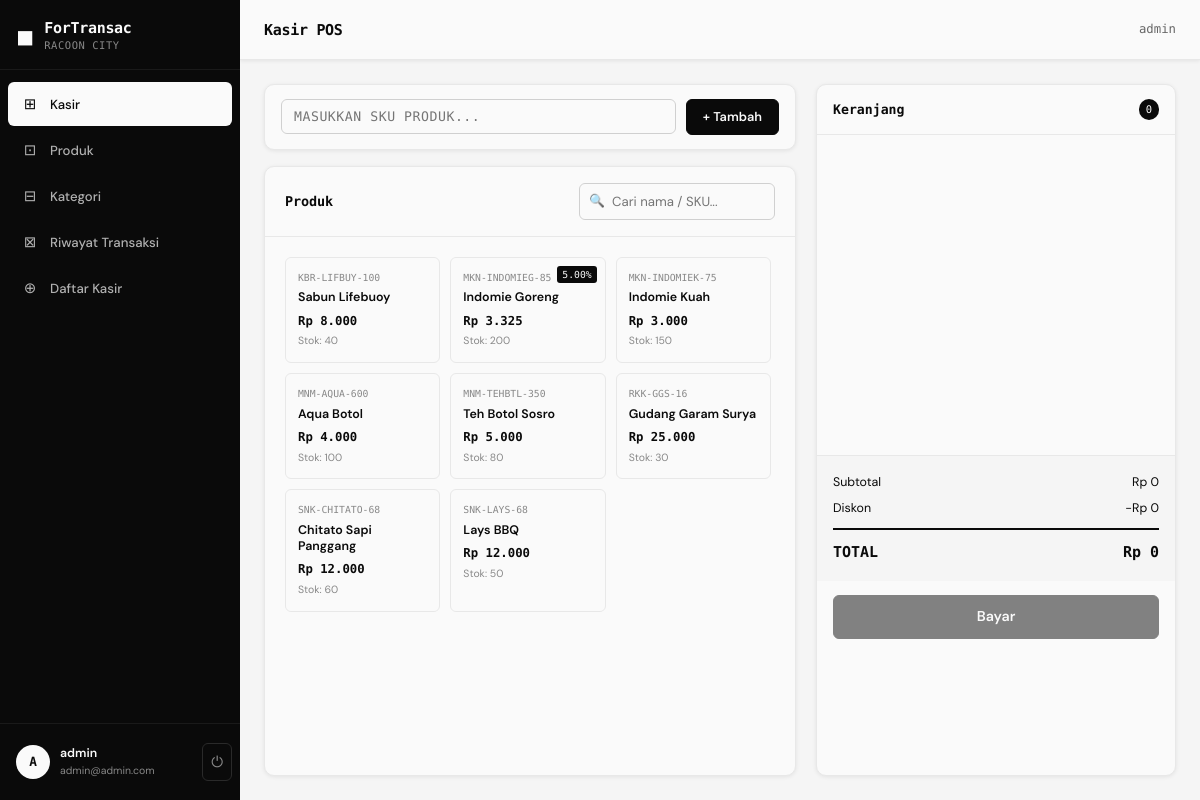
The page /pages/kasir.php (signed in) on the database its author committed.
### tables this page shows
CREATE TABLE `kasir` (
  `id` int(11) NOT NULL AUTO_INCREMENT,
  `username` varchar(100) NOT NULL,
  `email` varchar(191) NOT NULL,
  `password` varchar(255) NOT NULL,
  `created_at` timestamp NOT NULL DEFAULT CURRENT_TIMESTAMP,
  PRIMARY KEY (`id`),
  UNIQUE KEY `username` (`username`),
  UNIQUE KEY `email` (`email`)
);

CREATE TABLE `produk` (
  `id` int(11) NOT NULL AUTO_INCREMENT,
  `name` varchar(191) NOT NULL,
  `sku` varchar(100) NOT NULL,
  `discount` decimal(5,2) NOT NULL DEFAULT '0.00',
  `kategori_id` int(11) NOT NULL,
  `berat` int(11) NOT NULL DEFAULT '0',
  `price` decimal(15,2) NOT NULL DEFAULT '0.00',
  `stock` int(11) NOT NULL DEFAULT '0',
  `sold` int(11) NOT NULL DEFAULT '0',
  `created_at` timestamp NOT NULL DEFAULT CURRENT_TIMESTAMP,
  PRIMARY KEY (`id`),
  UNIQUE KEY `sku` (`sku`),
  KEY `kategori_id` (`kategori_id`),
  CONSTRAINT `fk_produk_kategori` FOREIGN KEY (`kategori_id`) REFERENCES `kategori` (`id`) ON DELETE RESTRICT ON UPDATE CASCADE
);

### config.php (called while the page is built, shortened)
<?php
function db() {
    static $conn = null;
    if ($conn === null) {
        $conn = mysqli_connect(DB_HOST, DB_USER, DB_PASS, DB_NAME);
        mysqli_set_charset($conn, 'utf8mb4');
    }
    return $conn;
}
function isLoggedIn() {
    return isset($_SESSION['kasir_id']) && !empty($_SESSION['kasir_id']);
}
function currentUser() {
    $conn = db();
    $id = (int)$_SESSION['kasir_id'];
    $res = mysqli_query($conn, "SELECT id, username, email FROM kasir WHERE id = $id LIMIT 1");
    return mysqli_fetch_assoc($res);
}
function e($str) {
    return htmlspecialchars($str ?? '', ENT_QUOTES, 'UTF-8');
}
function formatRupiah($amount) {
    return 'Rp ' . number_format($amount, 0, ',', '.');
}
?>

### pages/kasir.php (the view, shortened to what this page needs)
<?php
require_once '../config.php';
$pageTitle = 'Kasir POS';
$conn = db();
$produksRes = mysqli_query($conn, "SELECT p.*, k.nama as kategori_nama FROM produk p JOIN kategori k ON p.kategori_id = k.id ORDER BY k.nama, p.name");
$produks = [];
while ($r = mysqli_fetch_assoc($produksRes)) $produks[] = $r;
include '../includes/header.php';
?>
<div class="pos-layout">
  <div class="pos-left">
    <div class="card">
      <div class="card-body" style="padding:14px 16px;">
        <div class="sku-search-bar">
          <div class="sku-input-wrap">
            <input type="text" id="skuInput" class="form-control" placeholder="Masukkan SKU produk..." style="font-family:var(--font-mono);letter-spacing:0.04em;text-transform:uppercase;">
          </div>
          <button class="btn btn-primary" id="btnAddSku">+ Tambah</button>
        </div>
      </div>
    </div>
    <div class="card" style="flex:1;">
      <div class="card-header">
        <span class="card-title">Produk</span>
        <div class="search-bar">
          <div class="search-input-wrap" style="min-width:180px;">
            <span class="search-icon">🔍</span>
            <input type="text" id="prodSearch" class="form-control" placeholder="Cari nama / SKU...">
          </div>
        </div>
      </div>
      <div class="card-body">
        <?php if (empty($produks)): ?>
        <div class="empty-state">
          <div class="empty-state-icon">⊡</div>
          <div class="empty-state-text">Belum ada produk</div>
        </div>
        <?php else: ?>
        <div class="product-grid">
          <?php foreach ($produks as $p):
            $outOfStock = $p['stock'] <= 0;
            $finalPrice = $p['price'] * (1 - $p['discount'] / 100);
          ?>
          <div class="product-card <?php echo $outOfStock ? 'out-of-stock' : ''; ?>"
            data-id="<?php echo $p['id']; ?>"
            data-sku="<?php echo e($p['sku']); ?>"
            data-name="<?php echo e($p['name']); ?>"
            data-price="<?php echo $p['price']; ?>"
            data-discount="<?php echo $p['discount']; ?>"
            data-stock="<?php echo $p['stock']; ?>">
            <?php if ($p['discount'] > 0): ?>
            <div class="pc-discount-badge"><?php echo $p['discount']; ?>%</div>
            <?php endif; ?>
            <div class="pc-sku"><?php echo e($p['sku']); ?></div>
            <div class="pc-name"><?php echo e($p['name']); ?></div>
            <div class="pc-price"><?php echo formatRupiah($finalPrice); ?></div>
            <div class="pc-stock">Stok: <?php echo $p['stock']; ?></div>
          </div>
          <?php endforeach; ?>
        </div>
        <?php endif; ?>
      </div>
    </div>
  </div>
  <div class="pos-right">
    <div class="card cart-container">
      <div class="cart-header">
        <span class="cart-title">Keranjang</span>
        <span class="cart-count" id="cartCount">0</span>
      </div>
      <div class="cart-items" id="cartItems">
      </div>
      <div class="cart-summary">
        <div class="cart-row"><span>Subtotal</span><span id="cartSubtotal">Rp 0</span></div>
        <div class="cart-row"><span>Diskon</span><span id="cartDiscount">-Rp 0</span></div>
        <div class="cart-row total"><span>TOTAL</span><span id="cartTotal">Rp 0</span></div>
      </div>
      <div class="cart-actions" style="display:flex;flex-direction:column;gap:8px;">
        <button class="btn btn-primary btn-block btn-lg" id="btnCheckout" disabled>Bayar</button>
      </div>
    </div>
  </div>
</div>
<?php include '../includes/footer.php'; ?>

### includes/header.php (shortened to what this page needs)
<!DOCTYPE html>
<html lang="id">
<head>
<link rel="stylesheet" href="<?php echo BASE_URL; ?>/assets/css/style.css">
</head>
<body>
<?php if (isLoggedIn()):
    $user = currentUser();
?>
<div class="app-wrapper">
  <aside class="sidebar" id="sidebar">
    <div class="sidebar-header">
      <div class="brand">
        <span class="brand-icon">◼</span>
        <div>
          <div class="brand-name"><?php echo APP_NAME; ?></div>
          <div class="brand-loc"><?php echo APP_LOCATION; ?></div>
        </div>
      </div>
    </div>
    <nav class="sidebar-nav">
      <a href="<?php echo BASE_URL; ?>/pages/kasir.php" class="nav-item <?php echo basename($_SERVER['PHP_SELF']) == 'kasir.php' ? 'active' : ''; ?>">
        <span class="nav-icon">⊞</span><span>Kasir</span>
      </a>
      <a href="<?php echo BASE_URL; ?>/pages/produk.php" class="nav-item <?php echo basename($_SERVER['PHP_SELF']) == 'produk.php' ? 'active' : ''; ?>">
        <span class="nav-icon">⊡</span><span>Produk</span>
      </a>
      <a href="<?php echo BASE_URL; ?>/pages/kategori.php" class="nav-item <?php echo basename($_SERVER['PHP_SELF']) == 'kategori.php' ? 'active' : ''; ?>">
        <span class="nav-icon">⊟</span><span>Kategori</span>
      </a>
      <a href="<?php echo BASE_URL; ?>/pages/transaksi.php" class="nav-item <?php echo basename($_SERVER['PHP_SELF']) == 'transaksi.php' ? 'active' : ''; ?>">
        <span class="nav-icon">⊠</span><span>Riwayat Transaksi</span>
      </a>
      <a href="<?php echo BASE_URL; ?>/pages/daftar-kasir.php" class="nav-item <?php echo in_array(basename($_SERVER['PHP_SELF']), ['daftar-kasir.php']) ? 'active' : ''; ?>">
        <span class="nav-icon">⊕</span><span>Daftar Kasir</span>
      </a>
    </nav>
    <div class="sidebar-footer">
      <a href="<?php echo BASE_URL; ?>/pages/profile.php" class="profile-link <?php echo in_array(basename($_SERVER['PHP_SELF']), ['profile.php','edit-profile.php']) ? 'active' : ''; ?>">
        <div class="avatar"><?php echo strtoupper(substr($user['username'], 0, 1)); ?></div>
        <div class="profile-info">
          <div class="profile-name"><?php echo e($user['username']); ?></div>
          <div class="profile-email"><?php echo e($user['email']); ?></div>
        </div>
      </a>
      <a href="<?php echo BASE_URL; ?>/pages/logout.php" class="logout-btn" title="Logout">⏻</a>
    </div>
  </aside>
  <main class="main-content">
    <div class="topbar">
      <h1 class="page-title"><?php echo isset($pageTitle) ? e($pageTitle) : ''; ?></h1>
      <div class="topbar-right">
        <span class="topbar-user"><?php echo e($user['username']); ?></span>
      </div>
    </div>
    <div class="content-area">
<?php else: ?>
<div class="auth-wrapper">
<?php endif; ?>

### includes/footer.php (shortened to what this page needs)
    </div>
  </main>
</div>
</body>
</html>

### rows shown on the page
kasir: username "A", username "admin", email "admin@admin.com"
produk: sku "KBR-LIFBUY-100", name "Sabun Lifebuoy", formatRupiah($finalPrice) "Rp 8.000", stock "40"
produk: discount "5.00", sku "MKN-INDOMIEG-85", name "Indomie Goreng", formatRupiah($finalPrice) "Rp 3.325", stock "200"
produk: sku "MKN-INDOMIEK-75", name "Indomie Kuah", formatRupiah($finalPrice) "Rp 3.000", stock "150"
produk: sku "MNM-AQUA-600", name "Aqua Botol", formatRupiah($finalPrice) "Rp 4.000", stock "100"
produk: sku "MNM-TEHBTL-350", name "Teh Botol Sosro", formatRupiah($finalPrice) "Rp 5.000", stock "80"
produk: sku "RKK-GGS-16", name "Gudang Garam Surya", formatRupiah($finalPrice) "Rp 25.000", stock "30"
produk: sku "SNK-CHITATO-68", name "Chitato Sapi Panggang", formatRupiah($finalPrice) "Rp 12.000", stock "60"
produk: sku "SNK-LAYS-68", name "Lays BBQ", formatRupiah($finalPrice) "Rp 12.000", stock "50"

### other values the page prints
APP_NAME "ForTransac"
APP_LOCATION "RACOON CITY"
$pageTitle "Kasir POS"
